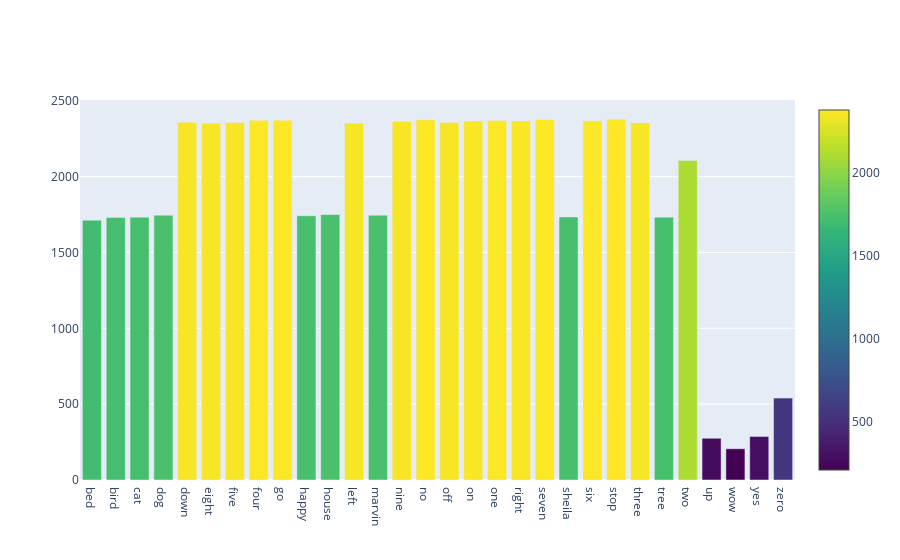

The code cell stored with this chart in its notebook:
### Code cell
# Calculate
number_of_recordings = []
for direct in dirs:
    waves = [f for f in os.listdir(join(datapath, direct)) if f.endswith('.wav')]
    number_of_recordings.append(len(waves))

# Plot
data = [go.Histogram(x=dirs, y=number_of_recordings)]
trace = go.Bar(
    x=dirs,
    y=number_of_recordings,
    marker=dict(color = number_of_recordings, colorscale='Viridis', showscale=True
    ),
)
# layout = go.Layout(
#     title='Number of recordings in given label',
#     xaxis = dict(title='Words'),
#     yaxis = dict(title='Number of recordings')
# )
py.iplot(go.Figure(data=[trace])) # , layout=layout))

### Figure 1 — Plotly figure (JSON) as saved in the notebook; plotly's stock layout.template omitted (floating-point values rounded to 4 significant figures)
{"data": [{"marker": {"color": [1713, 1731, 1733, 1746, 2359, 2352, 2357, 2372, 2372, 1742, 1750, 2353, 1746, 2364, 2375, 2357, 2367, 2370, 2367, 2377, 1734, 2369, 2380, 2356, 1733, 2107, 275, 206, 287, 540], "colorscale": [[0, "#440154"], [0.1111, "#482878"], [0.2222, "#3e4989"], [0.3333, "#31688e"], [0.4444, "#26828e"], [0.5556, "#1f9e89"], [0.6667, "#35b779"], [0.7778, "#6ece58"], [0.8889, "#b5de2b"], [1, "#fde725"]], "showscale": true}, "type": "bar", "x": ["bed", "bird", "cat", "dog", "down", "eight", "five", "four", "go", "happy", "house", "left", "marvin", "nine", "no", "off", "on", "one", "right", "seven", "sheila", "six", "stop", "three", "tree", "two", "up", "wow", "yes", "zero"], "y": [1713, 1731, 1733, 1746, 2359, 2352, 2357, 2372, 2372, 1742, 1750, 2353, 1746, 2364, 2375, 2357, 2367, 2370, 2367, 2377, 1734, 2369, 2380, 2356, 1733, 2107, 275, 206, 287, 540]}], "layout": {"autosize": true, "xaxis": {"autorange": true, "range": [-0.5, 29.5], "type": "category"}, "yaxis": {"autorange": true, "range": [0, 2505.0], "type": "linear"}}}
